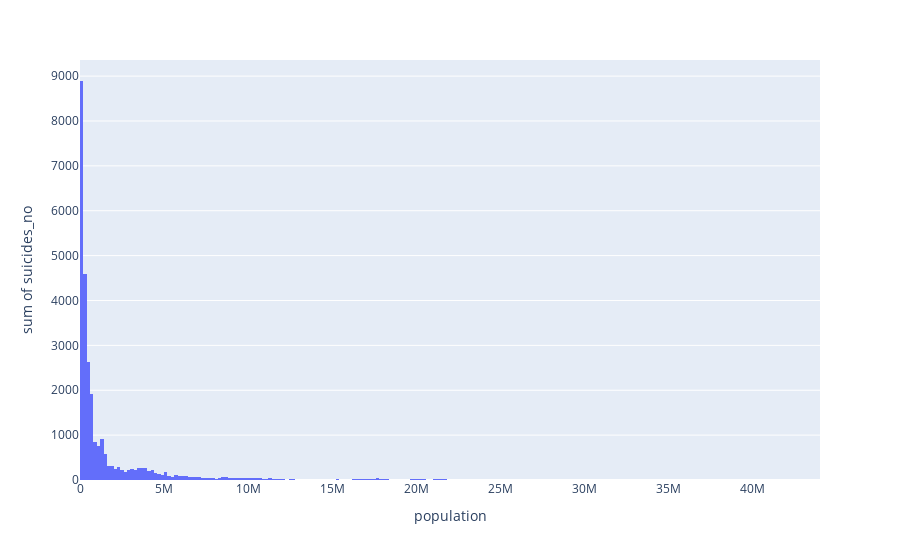

The notebook cell this image was saved under:
### Code cell
pop = rates.groupby(['population']).count().reset_index()
fig = px.histogram(pop, x='population', y='suicides_no')
fig.show()

### Figure 1 — Plotly figure (JSON) as saved in the notebook; plotly's stock layout.template omitted (floating-point values rounded to 4 significant figures; data arrays with more than 128 entries replaced by an {"elided": "..."} marker saying what was removed)
{"data": [{"alignmentgroup": "True", "bingroup": "x", "histfunc": "sum", "hovertemplate": "population=%{x}<br>sum of suicides_no=%{y}<extra></extra>", "legendgroup": "", "marker": {"color": "#636efa"}, "name": "", "offsetgroup": "", "orientation": "v", "showlegend": false, "type": "histogram", "x": {"elided": "25564 int values"}, "xaxis": "x", "y": {"elided": "25564 int values"}, "yaxis": "y"}], "layout": {"barmode": "relative", "legend": {"tracegroupgap": 0}, "margin": {"t": 60}, "xaxis": {"anchor": "y", "domain": [0, 1], "title": {"text": "population"}}, "yaxis": {"anchor": "x", "domain": [0, 1], "title": {"text": "sum of suicides_no"}}}}
